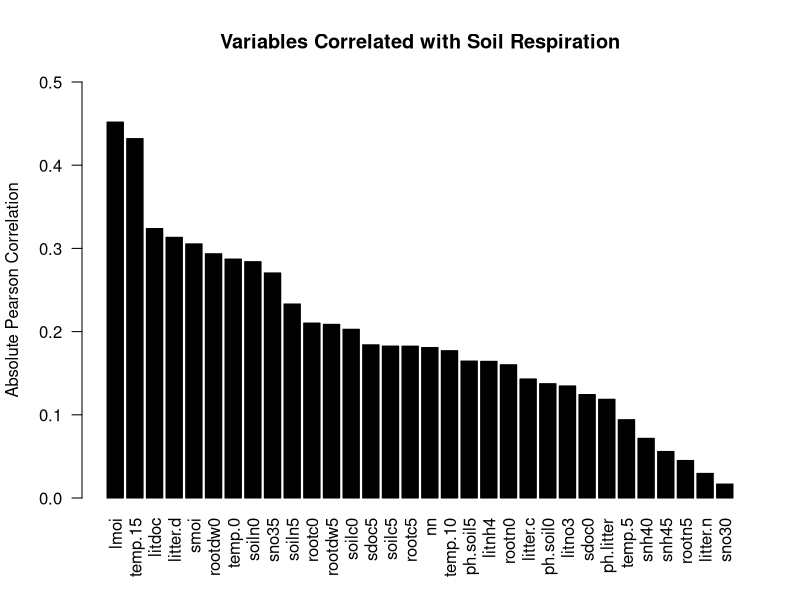
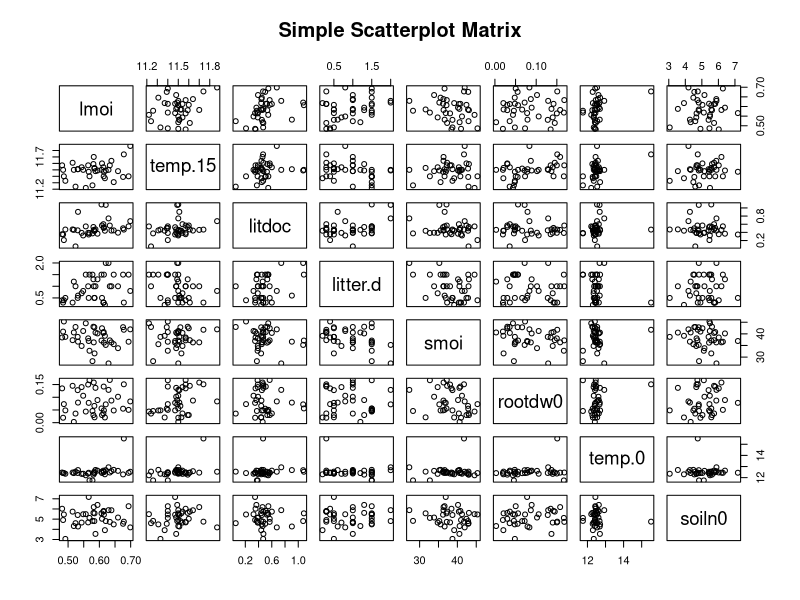
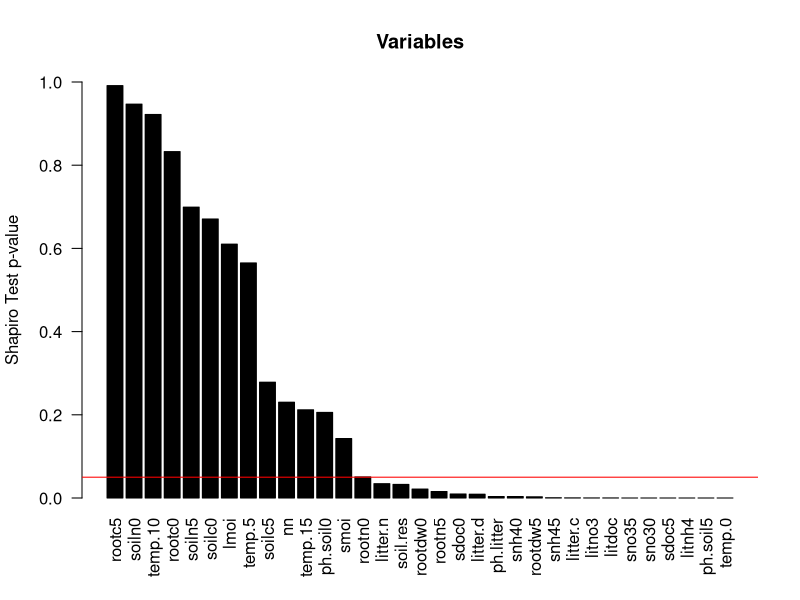
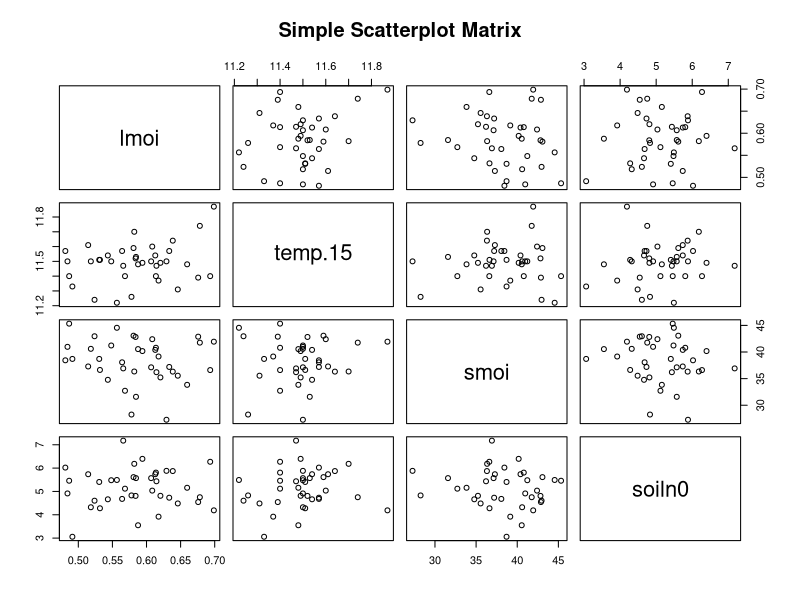
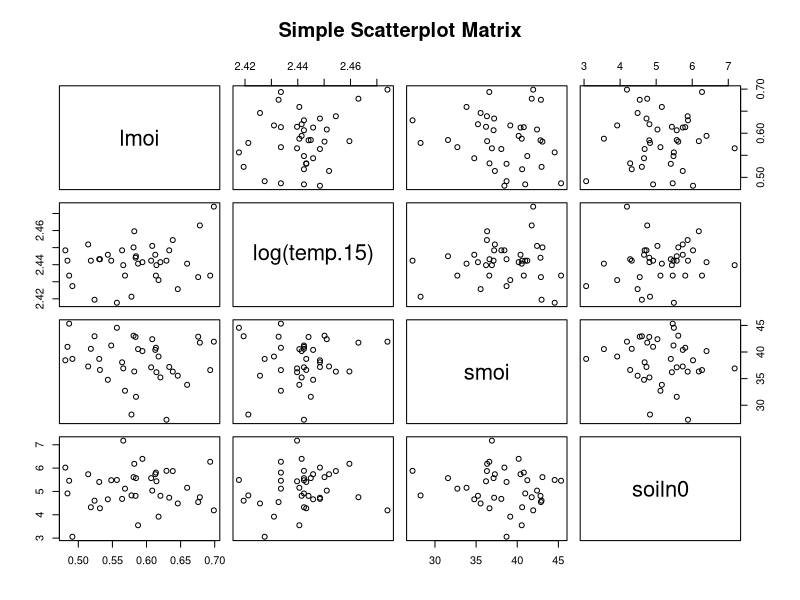
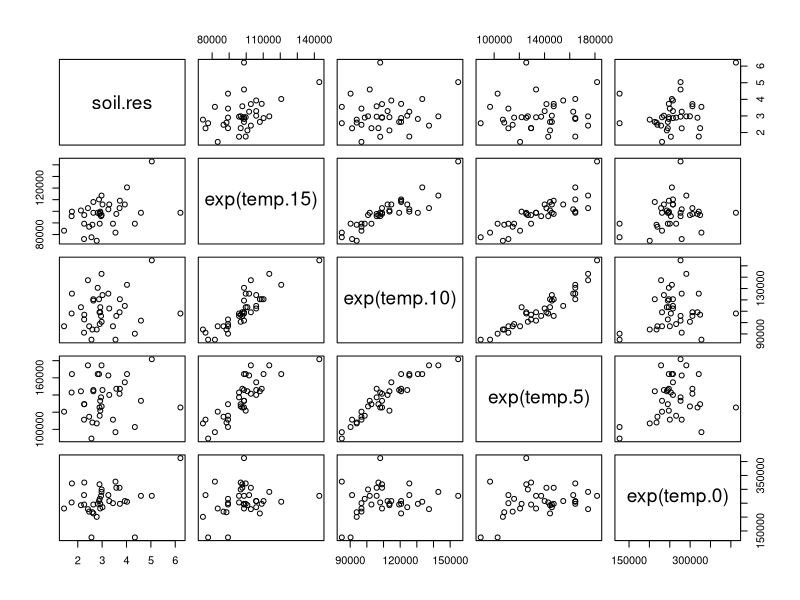
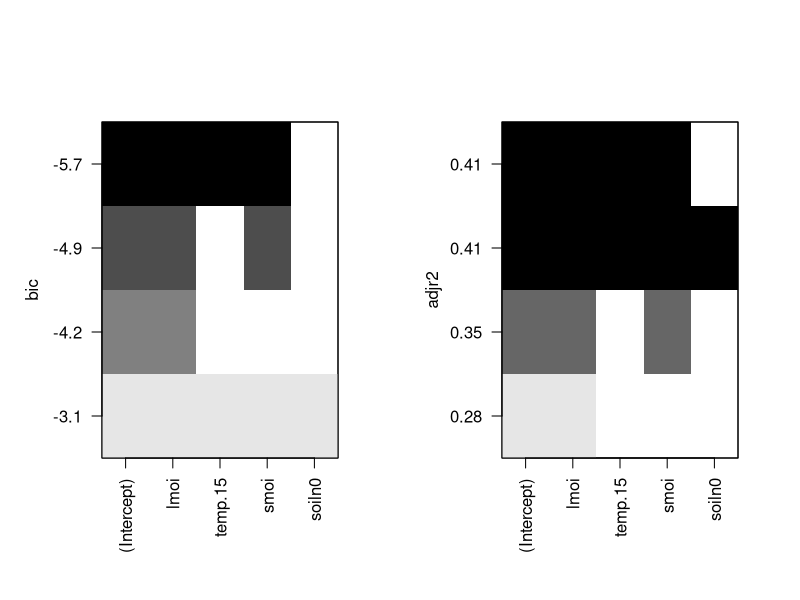

Here is the R script that generated these plots, in order:
# nicht vergessen: setwd!
# setwd("/home/daniel/Schreibtisch/Statistik Projekt")
# setwd("~/Projects/GithubProjects/soil-resp/src")

hainich <- read.csv("hainich.csv", sep = ";", dec = ".")

# Correlation mit Pearson
hainich.pear <- abs(cor(hainich))["soil.res",-1]
hainich.pear.ordered <- hainich.pear[order(hainich.pear, decreasing = T)]
barplot(hainich.pear.ordered, las = 2, ylim = c(0,0.5), col = "black",
        ylab = "Absolute Pearson Correlation", main = "Variables Correlated with Soil Respiration")

names(hainich.pear.ordered)
# fig/scatterplot-pearson-top8.png
pairs(~ lmoi + temp.15 + litdoc + litter.d  + smoi + rootdw0 + temp.0 + soiln0, data=hainich ,main="Simple Scatterplot Matrix")

# Shapiro normalverteilt?
hainich.shapiro <- mapply(function(x) shapiro.test(x)$p.value,hainich)
hainich.shapiro.ordered <- hainich.shapiro[order(hainich.shapiro, decreasing = T)]
barplot(hainich.shapiro.ordered, las = 2, ylim = c(0,1), col = "black",
        ylab = "Shapiro Test p-value", main = "Variables")
abline(h=0.05, col="red")

hainich.normal <- hainich[names(hainich.shapiro.ordered[hainich.shapiro.ordered > 0.05])]

# fig/scatterplot-pearson-top8-normalverteilt.png
pairs(~ lmoi + temp.15 + smoi + soiln0, data=hainich ,main="Simple Scatterplot Matrix")
pairs(~ lmoi + log(temp.15) + smoi + soiln0, data=hainich ,main="Simple Scatterplot Matrix")

shapiro.test(hainich$soiln0)$p.value
shapiro.test(log(hainich$soiln0))$p.value

pairs(~ soil.res + exp(temp.15) + exp(temp.10) + exp(temp.5) + exp(temp.0), data=hainich[2:38,])

# sampling training data
set.seed(1337)
testFraction <- 0.2 #Fraction of data used for testing (estimate for integer sample size)
sampleCount <- dim(hainich)[1]
index <- sample(1:sampleCount, round(testFraction * sampleCount))
hainich.test <- hainich[index,]
hainich.train <- hainich[-index,]

null <- lm(soil.res ~ 1, data = hainich.train)
# Top 15 Variablen
#full <- lm(soil.res ~ 1 + lmoi + temp.15 + litdoc + litter.d + smoi + rootdw0 + temp.0 + soiln0 + sno35 + soiln5 + rootc0 + rootdw5 + soilc0 + sdoc5 + soilc5, data = hainich.train)
# Top 6 Variablen
#full <- lm(soil.res ~ 1 + lmoi + temp.15 + litdoc + litter.d + smoi + rootdw0, data = hainich.train)
# Top 8 nur normalverteilte Variablen = 4
full <- lm(soil.res ~ 1 + lmoi + temp.15 + smoi + soiln0, data=hainich.train)

step(null, scope=list(lower=null, upper=full), direction="forward")

#info: http://www.stat.columbia.edu/~martin/W2024/R10.pdf
library("leaps")
hainich.leaps <- regsubsets(soil.res ~ 1 + lmoi + temp.15 + smoi + soiln0,
                             data=hainich.train, method = "forward")

summary(hainich.leaps)
par(mfrow=c(1,2))
plot(hainich.leaps, scale="bic")
plot(hainich.leaps, scale="adjr2")
summary(hainich.leaps)$bic
